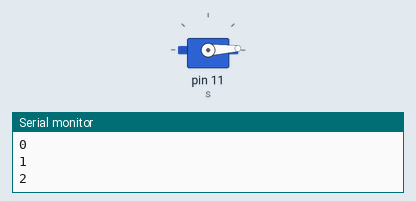
This sketch was run on a simulated Arduino Uno, built with avr-gcc and run on an emulated ATmega328P. On the bench: servo, the last lines printed to the serial monitor.

Above: at 0.05 s.
At 1.8 s:
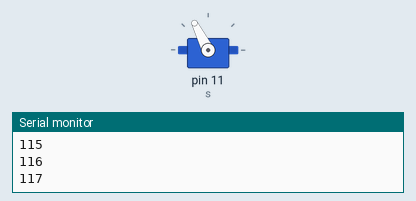
At 3.6 s:
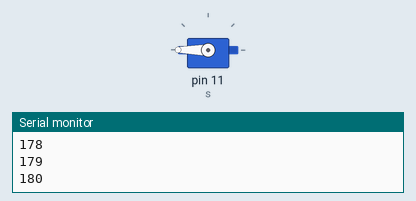
At 7.2 s:
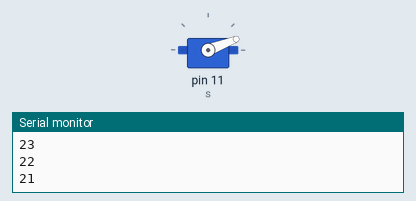
Timing chart, 0 to 12.4 s (numbered marks = the images above):
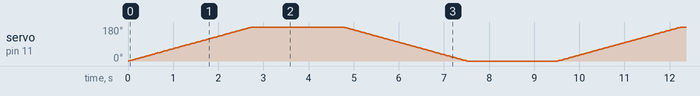

The sketch:

servo.ino
```cpp
#include <Servo.h>


Servo s;
void setup() {
    //pinMode(11,OUTPUT);
    s.attach(11);
    Serial.begin(9600);
}
void loop() {
  for(int i=0;i<=180;i++)
  {
      s.write(i);
      delay(15);
      Serial.println(i);
  }
  delay(2000);
  for(int i=180;i>=0;i--)
  {
      s.write(i);
      delay(15);
       Serial.println(i);
  }
  delay(2000);
}
```
